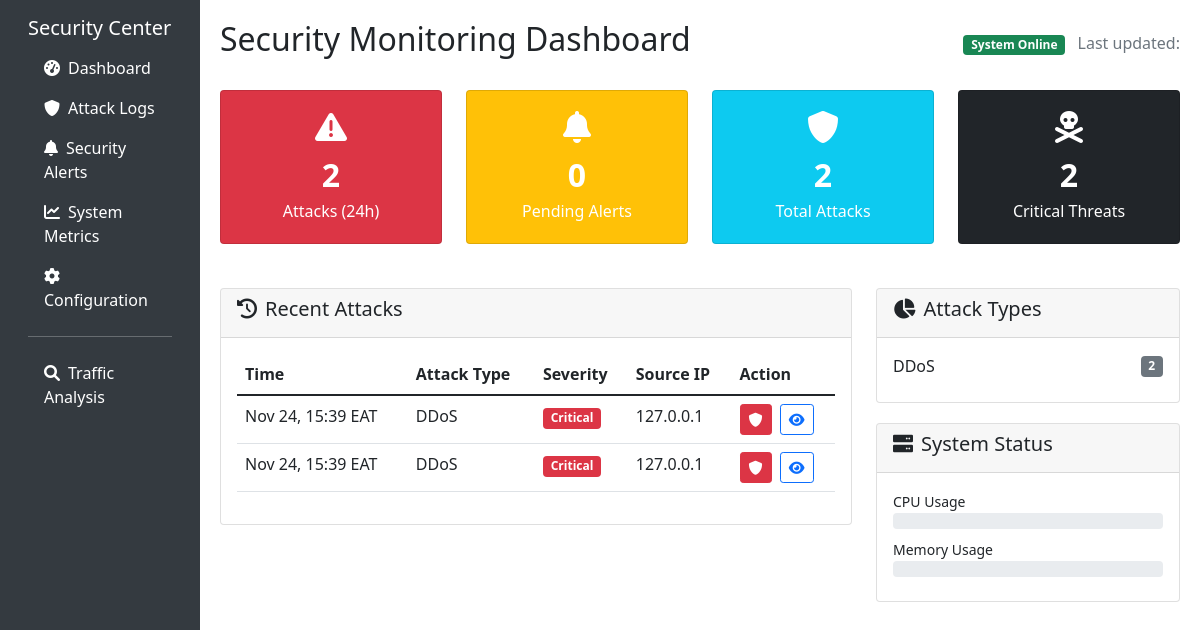
The page /dashboard/ (signed in) on the database its author committed.
### cyberattack/models.py (models this page shows, shortened)
class AttackLog(models.Model):
    ATTACK_TYPES = [
        (0, 'BENIGN'),
        (1, 'DDoS'),
        (2, 'FTP-Patator'),
        (3, 'SSH-Patator'),
        (4, 'DoS Hulk'),
        (5, 'DoS GoldenEye'),
        (6, 'DoS Slowloris'),
        (7, 'DoS Slowhttptest'),
        (8, 'Heartbleed'),
        (9, 'Web Attack – Brute Force'),
        (10, 'Web Attack – XSS'),
        (11, 'Web Attack – SQL Injection'),
        (12, 'Infiltration'),
    ]
    SEVERITY_LEVELS = [
        ('Low', 'Low'),
        ('Medium', 'Medium'),
        ('High', 'High'),
        ('Critical', 'Critical'),
    ]
    STATUS_CHOICES = [
        ('detected', 'Detected'),
        ('investigating', 'Under Investigation'),
        ('resolved', 'Resolved'),
        ('false_positive', 'False Positive'),
    ]
    attack_type = models.IntegerField(choices=ATTACK_TYPES, default=0)
    attack_name = models.CharField(max_length=100)
    severity = models.CharField(max_length=20, choices=SEVERITY_LEVELS, default='Medium')
    confidence_score = models.FloatField(default=0.0)
    destination_port = models.FloatField()
    flow_iat_min = models.FloatField()
    init_win_bytes_forward = models.FloatField()
    flow_duration = models.FloatField()
    total_length_of_fwd_packets = models.FloatField()
    init_win_bytes_backward = models.FloatField()
    flow_bytes_s = models.FloatField()
    fwd_iat_min = models.FloatField()
    bwd_packets_s = models.FloatField()
    fwd_packet_length_max = models.FloatField()
    bwd_iat_total = models.FloatField()
    fin_flag_count = models.FloatField()
    flow_packets_s = models.FloatField()
    source_ip = models.GenericIPAddressField(null=True, blank=True)
    user_agent = models.TextField(null=True, blank=True)
    request_path = models.CharField(max_length=500, null=True, blank=True)
    timestamp = models.DateTimeField(default=django_timezone.now)
    scenario_name = models.CharField(max_length=200, default='Unknown')
    status = models.CharField(max_length=20, choices=STATUS_CHOICES, default='detected')
    investigated_by = models.ForeignKey(User, on_delete=models.SET_NULL, null=True, blank=True)
    investigation_notes = models.TextField(blank=True)
    resolved_at = models.DateTimeField(null=True, blank=True)
    class Meta:
        ordering = ['-timestamp']
        indexes = [
            models.Index(fields=['timestamp']),
            models.Index(fields=['attack_type']),
            models.Index(fields=['severity']),
            models.Index(fields=['status']),
        ]

### cyberattack/admin_views.py (the view)
# urls.py: path('dashboard/', admin_views.admin_dashboard, name='admin_dashboard'),
@login_required
@user_passes_test(is_admin)
def admin_dashboard(request):
    now = timezone.now()
    last_24h = now - timedelta(hours=24)
    last_7d = now - timedelta(days=7)
    stats = {
        'total_attacks': AttackLog.objects.exclude(attack_type=0).count(),
        'attacks_24h': AttackLog.objects.exclude(attack_type=0).filter(timestamp__gte=last_24h).count(),
        'attacks_7d': AttackLog.objects.exclude(attack_type=0).filter(timestamp__gte=last_7d).count(),
        'pending_alerts': SecurityAlert.objects.filter(is_resolved=False).count(),
        'critical_attacks': AttackLog.objects.filter(severity='Critical').count(),
    }
    recent_attacks = AttackLog.objects.exclude(attack_type=0).order_by('-timestamp')[:10]
    attack_distribution = AttackLog.objects.exclude(attack_type=0).values('attack_name').annotate(
        count=Count('id')
    ).order_by('-count')[:10]
    severity_distribution = AttackLog.objects.exclude(attack_type=0).values('severity').annotate(
        count=Count('id')
    )
    latest_metrics = SystemMetrics.objects.first()
    context = {
        'stats': stats,
        'recent_attacks': recent_attacks,
        'attack_distribution': attack_distribution,
        'severity_distribution': severity_distribution,
        'latest_metrics': latest_metrics,
    }
    return render(request, 'cyberattack/admin_dashboard.html', context)

### cyberattack/admin_views.py (called while the page is built)
def is_admin(user):
    return user.is_staff or user.is_superuser

### cyberattack/models.py (called while the page is built)
    @classmethod
    def get_status(cls):
        maintenance, created = cls.objects.get_or_create(pk=1)
        return maintenance

### cyberattack/templates/cyberattack/admin_dashboard.html (shortened to what this page needs)
<!DOCTYPE html>
<html>
<head>
    <link href="https://cdn.jsdelivr.net/npm/bootstrap@5.1.3/dist/css/bootstrap.min.css" rel="stylesheet">
    <link href="https://cdnjs.cloudflare.com/ajax/libs/font-awesome/6.0.0/css/all.min.css" rel="stylesheet">
</head>
<body>
    <div class="container-fluid">
        <div class="row">
            <div class="col-md-2 sidebar">
                <div class="p-3">
                    <h5 class="text-white">Security Center</h5>
                    <nav class="nav flex-column">
                        <a class="nav-link active" href="{% url 'admin_dashboard' %}">
                            <i class="fas fa-tachometer-alt me-2"></i>Dashboard
                        </a>
                        <a class="nav-link" href="{% url 'attack_logs' %}">
                            <i class="fas fa-shield-alt me-2"></i>Attack Logs
                        </a>
                        <a class="nav-link" href="{% url 'security_alerts' %}">
                            <i class="fas fa-bell me-2"></i>Security Alerts
                        </a>
                        <a class="nav-link" href="{% url 'system_metrics' %}">
                            <i class="fas fa-chart-line me-2"></i>System Metrics
                        </a>
                        <a class="nav-link" href="{% url 'monitoring_config' %}">
                            <i class="fas fa-cog me-2"></i>Configuration
                        </a>
                        <hr class="text-white">
                        <a class="nav-link" href="{% url 'predict_attack' %}">
                            <i class="fas fa-search me-2"></i>Traffic Analysis
                        </a>
                    </nav>
                </div>
            </div>
            <div class="col-md-10 main-content">
                <div class="d-flex justify-content-between align-items-center mb-4">
                    <h2>Security Monitoring Dashboard</h2>
                    <div>
                        <span class="badge bg-success me-2">System Online</span>
                        <span class="text-muted">Last updated: </span>
                    </div>
                </div>
                <div class="row mb-4">
                    <div class="col-md-3">
                        <div class="card dashboard-card bg-danger text-white">
                            <div class="card-body stat-card">
                                <i class="fas fa-exclamation-triangle fa-2x mb-2"></i>
                                <div class="stat-number">{{ stats.attacks_24h }}</div>
                                <div>Attacks (24h)</div>
                            </div>
                        </div>
                    </div>
                    <div class="col-md-3">
                        <div class="card dashboard-card bg-warning text-white">
                            <div class="card-body stat-card">
                                <i class="fas fa-bell fa-2x mb-2"></i>
                                <div class="stat-number">{{ stats.pending_alerts }}</div>
                                <div>Pending Alerts</div>
                            </div>
                        </div>
                    </div>
                    <div class="col-md-3">
                        <div class="card dashboard-card bg-info text-white">
                            <div class="card-body stat-card">
                                <i class="fas fa-shield-alt fa-2x mb-2"></i>
                                <div class="stat-number">{{ stats.total_attacks }}</div>
                                <div>Total Attacks</div>
                            </div>
                        </div>
                    </div>
                    <div class="col-md-3">
                        <div class="card dashboard-card bg-dark text-white">
                            <div class="card-body stat-card">
                                <i class="fas fa-skull-crossbones fa-2x mb-2"></i>
                                <div class="stat-number">{{ stats.critical_attacks }}</div>
                                <div>Critical Threats</div>
                            </div>
                        </div>
                    </div>
                </div>
                <div class="row">
                    <div class="col-md-8">
                        <div class="card dashboard-card">
                            <div class="card-header">
                                <h5><i class="fas fa-history me-2"></i>Recent Attacks</h5>
                            </div>
                            <div class="card-body">
                                {% if recent_attacks %}
                                    <div class="table-responsive">
                                        <table class="table table-hover">
                                            <thead>
                                                <tr>
                                                    <th>Time</th>
                                                    <th>Attack Type</th>
                                                    <th>Severity</th>
                                                    <th>Source IP</th>
                                                    <th>Action</th>
                                                </tr>
                                            </thead>
                                            <tbody>
                                                {% for attack in recent_attacks %}
                                                <tr>
                                                    <td>{{ attack.timestamp|date:"M d, H:i T" }}</td>
                                                    <td>{{ attack.attack_name }}</td>
                                                    <td>
                                                        <span class="badge bg-{% if attack.severity == 'Critical' %}danger{% elif attack.severity == 'High' %}warning{% elif attack.severity == 'Medium' %}info{% else %}success{% endif %}">
                                                            {{ attack.severity }}
                                                        </span>
                                                    </td>
                                                    <td>{{ attack.source_ip|default:"Unknown" }}</td>
                                                    <td>
                                                        <a href="{% url 'mitigation_guide' attack.id %}" class="btn btn-sm btn-danger me-1" title="Mitigation Guide">
                                                            <i class="fas fa-shield-alt"></i>
                                                        </a>
                                                        <a href="{% url 'attack_detail' attack.id %}" class="btn btn-sm btn-outline-primary" title="View Details">
                                                            <i class="fas fa-eye"></i>
                                                        </a>
                                                    </td>
                                                </tr>
                                                {% endfor %}
                                            </tbody>
                                        </table>
                                    </div>
                                {% else %}
                                    <p class="text-muted">No recent attacks detected.</p>
                                {% endif %}
                            </div>
                        </div>
                    </div>
                    <div class="col-md-4">
                        <div class="card dashboard-card">
                            <div class="card-header">
                                <h5><i class="fas fa-chart-pie me-2"></i>Attack Types</h5>
                            </div>
                            <div class="card-body">
                                {% if attack_distribution %}
                                    {% for attack in attack_distribution %}
                                    <div class="d-flex justify-content-between align-items-center mb-2">
                                        <span>{{ attack.attack_name|truncatechars:20 }}</span>
                                        <span class="badge bg-secondary">{{ attack.count }}</span>
                                    </div>
                                    {% endfor %}
                                {% else %}
                                    <p class="text-muted">No attack data available.</p>
                                {% endif %}
                            </div>
                        </div>
                        <div class="card dashboard-card">
                            <div class="card-header">
                                <h5><i class="fas fa-server me-2"></i>System Status</h5>
                            </div>
                            <div class="card-body">
                                {% if latest_metrics %}
                                <div class="mb-2">
                                    <small>CPU Usage</small>
                                    <div class="progress">
                                    </div>
                                </div>
                                <div class="mb-2">
                                    <small>Memory Usage</small>
                                    <div class="progress">
                                    </div>
                                </div>
                                {% else %}
                                <p class="text-muted">No system metrics available.</p>
                                {% endif %}
                            </div>
                        </div>
                    </div>
                </div>
            </div>
        </div>
    </div>
</body>
</html>

### cyberattack/templates/cyberattack/admin_dashboard.html (style rules this page uses)
.dashboard-card { margin-bottom: 20px; }
.stat-card { text-align: center; padding: 20px; }
.stat-number { font-size: 2rem; font-weight: bold; }
.sidebar { background: #343a40; min-height: 100vh; }
.sidebar .nav-link { color: #fff; }
.main-content { padding: 20px; }

### rows shown on the page
AttackLog: timestamp "Nov 24, 15:39 EAT", attack_name "DDoS", severity "Critical", source_ip "127.0.0.1"
AttackLog: timestamp "Nov 24, 15:39 EAT", attack_name "DDoS", severity "Critical", source_ip "127.0.0.1"

### other values the page prints
{{ stats.attacks_24h }} "2"
{{ stats.pending_alerts }} "0"
{{ stats.total_attacks }} "2"
{{ stats.critical_attacks }} "2"
{{ attack.attack_name|truncatechars:20 }} "DDoS"
{{ attack.count }} "2"
